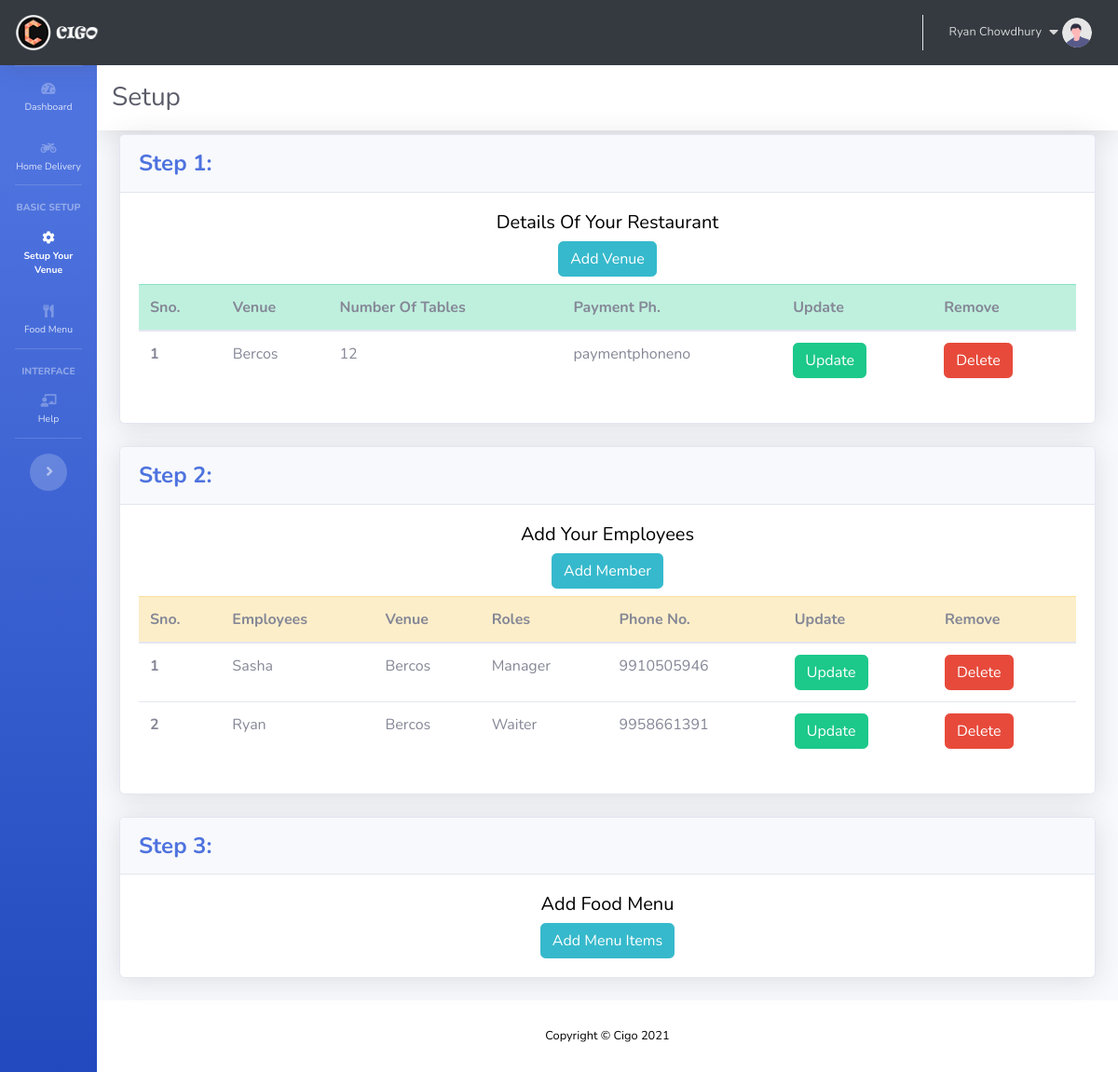
/setup/ (signed in), run on the app's committed database.
### setup/models.py (models this page shows, shortened)
class Venue(models.Model):
	venueid = models.AutoField(primary_key=True)
	venuename = models.CharField(max_length=50)
	owner = models.ForeignKey(User, on_delete=models.CASCADE)
	notables = models.IntegerField(default=0)
	paymentphoneno = models.CharField(max_length=50, default="0")
	category_list_sorted = models.CharField(max_length=500, default="0") # "Snacks, Main Course"
	emenu_theme = models.IntegerField(default=3)
	def __str__(self):
		return self.venuename

class Employee(models.Model):
	employeeid = models.AutoField(primary_key=True)
	name = models.CharField(max_length=50)
	ph = models.CharField(max_length=12)
	venue = models.ForeignKey(Venue, on_delete=models.CASCADE)
	role = models.CharField(max_length=20, default=True)
	owner = models.ForeignKey(User, on_delete=models.CASCADE, null=True)

### accounts/decorators.py (the view)
		def wrapper_func(request, *args, **kwargs):
			group = None
			if request.user.groups.exists():
				group = request.user.groups.all()[0].name
			if group in allowed_roles:
				return view_func(request, *args, **kwargs)
			else:
				return HttpResponse('You are not allowed')

### dashboard/templatetags/auth_extras.py (called while the page is built)
@register.filter(name='has_group')
def has_group(user, group_name):
    group = Group.objects.get(name=group_name)
    return True if group in user.groups.all() else False

### setup/views.py (called while the page is built)
@login_required(login_url="/home/")
@allowed_users(allowed_roles=['Owner','Admin'])
def setup(request):
	allrestaurants = Venue.objects.filter(owner=request.user)
	allemployee = Employee.objects.filter(owner=request.user)
	details = {'allrestaurants':allrestaurants, 'allemployee':allemployee}
	return render(request,'app/setup/setup.html', details)

### templates/app/setup/setup.html (shortened to what this page needs)
{% extends "app/appbase.html" %}
{% block setupactive %}active{% endblock setupactive %}
{% block pageheading %}
<h1 class="h3 mb-0 text-gray-800 mr-4">Setup</h1>
{% endblock pageheading %}
{% block body %}
<div class="container-fluid">
	<div class="card shadow mb-4">
		<div class="card-header py-3">
			<h4 class="m-0 font-weight-bold text-primary">Step 1:</h4>
		</div>
		<div class="card-body">
			<div>
				<h5 class="text-center "> Details Of Your Restaurant</h5>
			</div>
			<div class="text-center">
				<button type="button" class="btn btn-info" data-toggle="modal" data-target="#newVenueModal">
					Add Venue
				</button>
			</div>
			<div class="table-responsive">
				<table class="table mt-2">
					<thead class="table-success">
						<tr>
							<th scope="col">Sno.</th>
							<th scope="col">Venue</th>
							<th scope="col">Number Of Tables</th>
							<th scope="col">Payment Ph.</th>
							<th scope="col">Update</th>
							<th scope="col">Remove</th>
						</tr>
					</thead>
					<tbody>
						{% for i in allrestaurants %}
						<tr>
							<th scope="row">{{ forloop.counter }}</th>
							<td id="venuename{{i.venueid}}">{{i.venuename}}</td>
							<td id="notables{{i.venueid}}">{{i.notables}}</td>
							<td id="paymentphoneno{{i.venueid}}">{{i.paymentphoneno}}</td>
							<td><button id="{{i.venueid}}" type="button" class="btn btn-success updatevenue" data-toggle="modal" data-target="#updateVenueModal">Update</button></td>
							<td><button type="button" id="{{i.venueid}}" class="btn btn-danger deletevenue">Delete</button></td>
						</tr>
						{% endfor %}
					</tbody>
				</table>
			</div>
		</div>
	</div>
</div>
<div class="container-fluid">
	<div class="card shadow mb-4">
		<div class="card-header py-3">
			<h4 class="m-0 font-weight-bold text-primary">Step 2:</h4>
		</div>
		<div class="card-body">
			<div>
				<h5 class="text-center "> Add Your Employees </h5>
			</div>
			<div class="text-center">
				<button type="button" class="btn btn-info" data-toggle="modal" data-target="#signupModal">
					Add Member
				</button>
			</div>
			<div class="table-responsive">
				<table class="table mt-2">
					<thead class="table-warning">
						<tr>
							<th scope="col">Sno.</th>
							<th scope="col">Employees</th>
							<th scope="col">Venue</th>
							<th scope="col">Roles</th>
							<th scope="col">Phone No.</th>
							<th scope="col">Update</th>
							<th scope="col">Remove</th>
						</tr>
					</thead>
					<tbody>
						{% for i in allemployee %}
						<tr>
							<th scope="row">{{ forloop.counter }}</th>
							<td id="employeename{{i.employeeid}}">{{i.name}}</td>
							<td id="employeevenue{{i.employeeid}}">{{i.venue}}</td>
							<td id="employeerole{{i.employeeid}}">{{i.role}}</td>
							<td id="employeephone{{i.employeeid}}">{{i.ph}}</td>
							<td><button id="{{i.employeeid}}" type="button" class="btn btn-success updateemployee" data-toggle="modal" data-target="#updateEmployeeModal">Update</button></td>
							<td><button type="button" id="{{i.employeeid}}" class="btn btn-danger deleteemployee" >Delete</button></td>
						</tr>
						{% endfor %}
					</tbody>
				</table>
			</div>
		</div>
	</div>
</div>
<div class="container-fluid">
	<div class="card shadow mb-4">
		<div class="card-header py-3">
			<h4 class="m-0 font-weight-bold text-primary">Step 3:</h4>
		</div>
		<div class="card-body">
			<div>
				<h5 class="text-center "> Add Food Menu</h5>
			</div>
			<div class="text-center">
				<a type="button" class="btn btn-info" href="./menupage">
					Add Menu Items
				</a>
			</div>
		</div>
	</div>
</div>
{% endblock body %}

### templates/app/appbase.html (shortened to what this page needs)
{% load static %}
{% load auth_extras %}
<!DOCTYPE html>
<html lang="en">
<head>
	<link href="{% static 'app/css/all.min.css' %}" rel="stylesheet" type="text/css">
	<link href="{% static 'app/css/sb-admin-2.min.css' %}" rel="stylesheet">
	<link href="{% static 'app/css/dashboard.css' %}" rel="stylesheet">
</head>
<body id="page-top">
	<nav class="navbar navbar-expand navbar-dark bg-black topbar shadow" style="background-color: #343a40;">
		<a class="navbar-brand" href="/home"><img class="img-profile " src="{% static 'home/img/logohome.png' %}" style="width:90px;height:40px;"></a>
		<ul class="navbar-nav ml-auto">
			{% if user.is_authenticated %}
			<li class="nav-item dropdown no-arrow">
				<a class="nav-link dropdown-toggle" href="#" id="userDropdown" role="button" data-toggle="dropdown" aria-haspopup="true" aria-expanded="false">
					<span class="mr-2 d-none d-lg-inline small">{{request.user.first_name}}</span>
					<span><i class="fas fa-caret-down mr-1"></i></span>
					<img class="img-profile rounded-circle" src="{% static 'app/img/undraw_profile.svg' %}">
				</a>
			</li>
			{% endif %}
		</ul>
	</nav>
	<div class="bg">
		<div id="wrapper">
			<ul class="navbar-nav bg-gradient-primary sidebar sidebar-dark accordion toggled" id="accordionSidebar">
				<hr class="sidebar-divider my-0">
				<li class="nav-item {% block dashboardactive %}{% endblock dashboardactive %}">
					<a class="nav-link" href="/dashboard/">
						<i class="fas fa-fw fa-tachometer-alt"></i>
						<span>Dashboard</span></a>
				</li>
				<li class="nav-item {% block homedelactive %}{% endblock homedelactive %}">
					<a class="nav-link" href="/deliverydashboard/">
						<i class="fas fa-motorcycle"></i>
						<span>Home Delivery</span></a>
				</li>
				<hr class="sidebar-divider">
				{% if request.user|has_group:"Owner" %}
				<div class="sidebar-heading">
					Basic Setup
				</div>
				<li class="nav-item {% block setupactive %}{% endblock setupactive %}">
					<a class="nav-link collapsed" href="#" data-toggle="collapse" data-target="#collapseTwo" aria-expanded="true" aria-controls="collapseTwo">
						<i class="fas fa-fw fa-cog"></i>
						<span>Setup Your Venue</span>
					</a>
				</li>
				<li class="nav-item {% block menuactive %}{% endblock menuactive %}">
					<a class="nav-link collapsed" href="#" data-toggle="collapse" data-target="#collapseUtilities" aria-expanded="true" aria-controls="collapseUtilities">
						<i class="fas fa-fw fa-utensils"></i>
						<span>Food Menu</span>
					</a>
				</li>
				<hr class="sidebar-divider">
				<div class="sidebar-heading">
					Interface
				</div>
				<li class="nav-item {% block helpactive %}{% endblock helpactive %}">
					<a class="nav-link collapsed" href="#" data-toggle="collapse" data-target="#collapseHelp" aria-expanded="true" aria-controls="collapseHelp">
						<i class="fas fa-chalkboard-teacher"></i>
						<span>Help</span>
					</a>
				</li>
				<hr class="sidebar-divider d-none d-md-block">
				{% endif %}
				<div class="text-center d-none d-md-inline">
					<button class="rounded-circle border-0" id="sidebarToggle"></button>
				</div>
			</ul>
			<div id="content-wrapper" class="d-flex flex-column">
				<nav class="navbar navbar-expand-xl navbar-light bg-white topbar mb-1 shadow">
					{% block pageheading %}
					{% endblock pageheading %}
				</nav>
				{% block body %}
				{% endblock body %}
				<footer class="sticky-footer bg-white">
					<div class="container my-auto">
						<div class="copyright text-center my-auto">
							<span>Copyright &copy; Cigo 2021</span>
						</div>
					</div>
				</footer>
			</div>
		</div>
	</div>
</body>
</html>

### static/app/css/dashboard.css (style rules this page uses)
.bg { background-color: white; background-repeat: no-repeat; background-size: cover; color: black; }
html { scroll-behavior: smooth; }

### data on the page
Venue: venuename "Bercos", notables "12", paymentphoneno "paymentphoneno"
Employee: name "Sasha", venue "Bercos", role "Manager", ph "9910505946"
Employee: name "Ryan", venue "Bercos", role "Waiter", ph "9958661391"

### other printed values
{{ request.user.first_name }} "Ryan Chowdhury"
